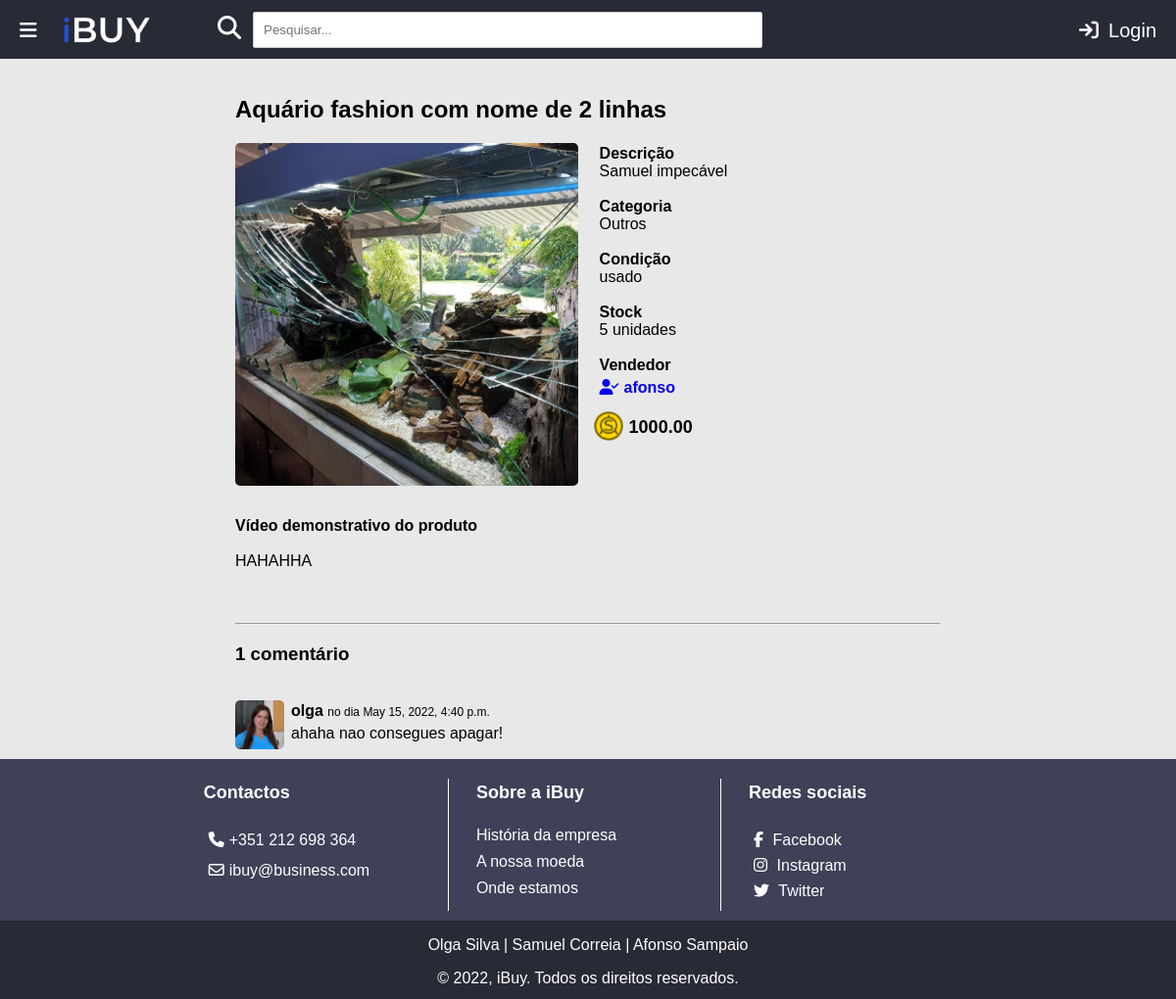
The page /ibuy/produto/5 on the database as committed earlier.
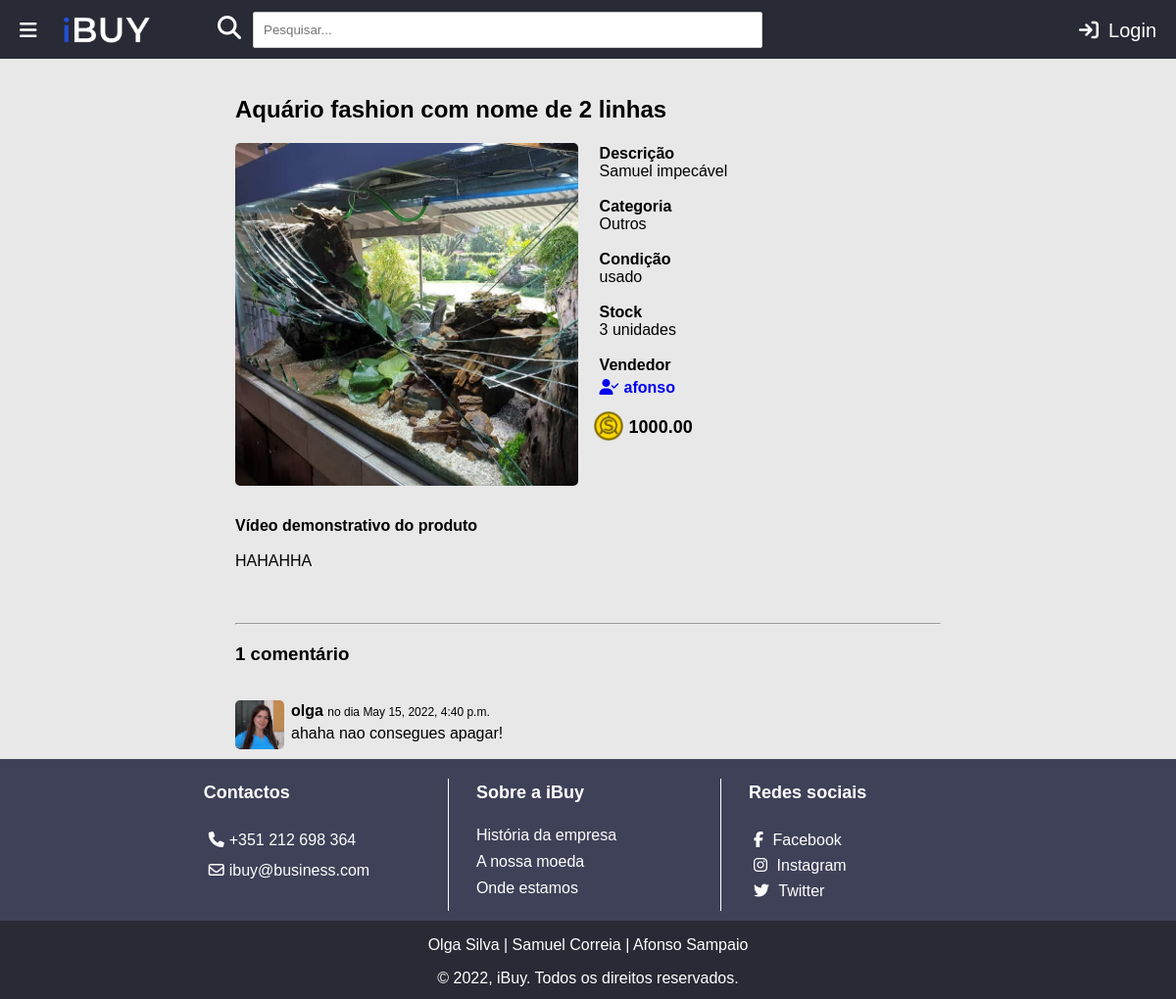
The same page on the database as committed later.
### ibuy/models.py (models this page shows, shortened)
class Produto(models.Model):
    user = models.ForeignKey(User, on_delete=models.CASCADE, default="")
    likes = models.ManyToManyField(User, related_name='likes')
    nome = models.CharField(max_length=100)
    categoria = models.ForeignKey(Categoria, on_delete=models.CASCADE, default="", related_name="Categoria")
    quantidade = models.IntegerField(default=0)
    timestamp = models.DateTimeField(default=datetime.now, editable=False)
    descricao = models.TextField()  # mudar
    preco = models.DecimalField(
        max_digits=6,
        decimal_places=2,
        default=0.00,
    )
    imagem = models.CharField(max_length=100, default='produto.png')
    video_embed = models.CharField(max_length=1000, blank=True)
    NOVO = 'Novo'
    USADO = 'Usado'
    OPCOES_CONDICAO = (
        (NOVO, 'Novo'),
        (USADO, 'Usado'),
    )
    condicao = models.CharField(choices=OPCOES_CONDICAO, default=NOVO, max_length=100)

class Categoria(models.Model):
    tipo = models.CharField(max_length=100, default="")

### ibuy/views.py (the view)
# urls.py: path('produto/<int:produto_id>', views.produto, name='produto'),
def produto(request, produto_id):
    p = get_object_or_404(Produto, pk=produto_id)
    user = get_object_or_404(User, pk=p.user_id)
    listacomentarios = Comentario.objects.filter(produto_id=produto_id).order_by('-timestamp')
    liked = p.likes.filter(id=request.user.id).exists()
    context = {
        'listacomentarios': listacomentarios,
        'nome_user': user.username,
        'produto': p,
        'comentarioform': ComentarioForm,
        'liked': liked,
    }
    return render(request, 'ibuy/produto.html', context)

### ibuy/templates/ibuy/produto.html (shortened to what this page needs)
{% extends "ibuy/index.html" %}
{% load static %}
{% block content %}
<br>
<section class="product-wrap">
    <h2> {{ produto.nome }} </h2>
    <section class="product-img-wrap">
        <img src="{% static 'media/images/produto/' %}{{produto.imagem}}"> <br>
    </section>
    <section class="product-info-wrap">
        <strong>Descrição</strong><br><section class="product-description">{{ produto.descricao }}</section><br>
        <strong>Categoria</strong><br>{{ produto.categoria.tipo }}<br><br>
        <strong>Condição</strong><br>{{ produto.condicao }}<br><br>
        <strong>Stock</strong><br>{{ produto.quantidade }} unidade{{ produto.quantidade|pluralize }}<br><br>
        <strong>Vendedor</strong><br>
        <section class="product-vendedor" >
        <a href="{% url 'ibuy:perfil' produto.user.id %}">
                            <i class="fa-solid fa-user-check"></i>{{ produto.user.username }}
        </a></section>
        <section class="coin-product"><img src="{% static 'ibuy/images/coin.png' %}"
                                                             alt="Moeda do website" width="30" height="30">{{ produto.preco }}
        </section>
    </section>
</section>
<section class="embed-video">
    {% if produto.video_embed != "" %}
    <br><strong>Vídeo demonstrativo do produto</strong><br><br>
    {{ produto.video_embed|safe }}
    {% endif %}
</section>
<br><br>
<hr>
<h3>{{ listacomentarios.count }} comentário{{ listacomentarios.count|pluralize }} </h3>
<br>
{% if listacomentarios %}
{% for comentario in listacomentarios %}
<section class="comment-wrap">
    <section class="comment-img">
    <img src="{% static 'media/images/utilizador/' %}{{comentario.user.utilizador.imagem}}"> <br>
    </section>
    <section class="comment-details-wrap">
    <section class="comment-user">
        <strong>{{ comentario.user }}</strong> <span style="font-size: 12px;">no dia {{ comentario.timestamp }}</span>
    </section>
    <section class="comment-text">
    {{ comentario.texto }}
    </section>
    </section>
</section>
{% endfor %}
{% else %}
<h3>Não existem comentários.</h3>
{% endif %}
{% endblock %}

Rows that differ between the two databases and show on the page:
changed Produto "Aquário fashion com nome de 2 linhas": quantidade "5" → "3"
